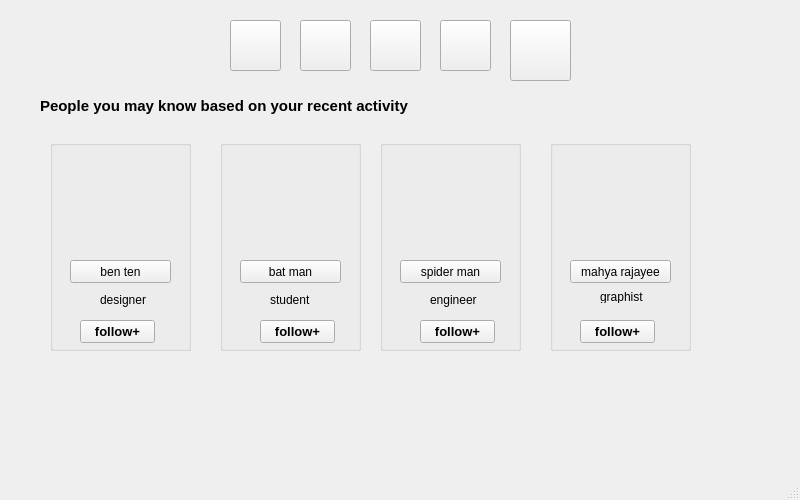
<?xml version="1.0" encoding="UTF-8"?>
<ui version="4.0">
 <class>MainWindow7</class>
 <widget class="QMainWindow" name="MainWindow7">
  <property name="geometry">
   <rect>
    <x>0</x>
    <y>0</y>
    <width>800</width>
    <height>500</height>
   </rect>
  </property>
  <property name="windowTitle">
   <string>MainWindow</string>
  </property>
  <widget class="QWidget" name="centralwidget">
   <widget class="QLabel" name="label">
    <property name="geometry">
     <rect>
      <x>40</x>
      <y>90</y>
      <width>391</width>
      <height>31</height>
     </rect>
    </property>
    <property name="font">
     <font>
      <pointsize>11</pointsize>
      <weight>75</weight>
      <bold>true</bold>
     </font>
    </property>
    <property name="text">
     <string>People you may know based on your recent activity</string>
    </property>
   </widget>
   <widget class="QPushButton" name="pushButton_3">
    <property name="geometry">
     <rect>
      <x>370</x>
      <y>20</y>
      <width>51</width>
      <height>51</height>
     </rect>
    </property>
    <property name="styleSheet">
     <string notr="true">background-image: url(:/new/prefix2/jobs.png);</string>
    </property>
    <property name="text">
     <string/>
    </property>
   </widget>
   <widget class="QPushButton" name="pushButton_8">
    <property name="geometry">
     <rect>
      <x>300</x>
      <y>20</y>
      <width>51</width>
      <height>51</height>
     </rect>
    </property>
    <property name="styleSheet">
     <string notr="true">background-image: url(:/new/prefix2/network.png);</string>
    </property>
    <property name="text">
     <string/>
    </property>
   </widget>
   <widget class="QPushButton" name="pushButton_4">
    <property name="geometry">
     <rect>
      <x>440</x>
      <y>20</y>
      <width>51</width>
      <height>51</height>
     </rect>
    </property>
    <property name="styleSheet">
     <string notr="true">background-image: url(:/new/prefix2/massage.png);</string>
    </property>
    <property name="text">
     <string/>
    </property>
   </widget>
   <widget class="QPushButton" name="pushButton_2">
    <property name="geometry">
     <rect>
      <x>230</x>
      <y>20</y>
      <width>51</width>
      <height>51</height>
     </rect>
    </property>
    <property name="styleSheet">
     <string notr="true">background-image: url(:/new/prefix1/home1.png);</string>
    </property>
    <property name="text">
     <string/>
    </property>
   </widget>
   <widget class="QGroupBox" name="groupBox">
    <property name="geometry">
     <rect>
      <x>50</x>
      <y>140</y>
      <width>141</width>
      <height>211</height>
     </rect>
    </property>
    <property name="title">
     <string/>
    </property>
    <widget class="QPushButton" name="pushButton">
     <property name="geometry">
      <rect>
       <x>30</x>
       <y>180</y>
       <width>75</width>
       <height>23</height>
      </rect>
     </property>
     <property name="font">
      <font>
       <pointsize>10</pointsize>
       <weight>75</weight>
       <bold>true</bold>
      </font>
     </property>
     <property name="text">
      <string>follow+</string>
     </property>
    </widget>
    <widget class="QLabel" name="label_2">
     <property name="geometry">
      <rect>
       <x>20</x>
       <y>20</y>
       <width>101</width>
       <height>101</height>
      </rect>
     </property>
     <property name="styleSheet">
      <string notr="true">background-image: url(:/new/prefix1/pe8.png);</string>
     </property>
     <property name="text">
      <string/>
     </property>
    </widget>
    <widget class="QPushButton" name="pushButton_6">
     <property name="geometry">
      <rect>
       <x>20</x>
       <y>120</y>
       <width>101</width>
       <height>23</height>
      </rect>
     </property>
     <property name="text">
      <string>ben ten</string>
     </property>
    </widget>
    <widget class="QLabel" name="label_3">
     <property name="geometry">
      <rect>
       <x>50</x>
       <y>150</y>
       <width>61</width>
       <height>20</height>
      </rect>
     </property>
     <property name="text">
      <string>designer</string>
     </property>
    </widget>
   </widget>
   <widget class="QGroupBox" name="groupBox_2">
    <property name="geometry">
     <rect>
      <x>220</x>
      <y>140</y>
      <width>141</width>
      <height>211</height>
     </rect>
    </property>
    <property name="title">
     <string/>
    </property>
    <widget class="QPushButton" name="pushButton_7">
     <property name="geometry">
      <rect>
       <x>40</x>
       <y>180</y>
       <width>75</width>
       <height>23</height>
      </rect>
     </property>
     <property name="font">
      <font>
       <pointsize>10</pointsize>
       <weight>75</weight>
       <bold>true</bold>
      </font>
     </property>
     <property name="text">
      <string>follow+</string>
     </property>
    </widget>
    <widget class="QLabel" name="label_4">
     <property name="geometry">
      <rect>
       <x>20</x>
       <y>20</y>
       <width>101</width>
       <height>101</height>
      </rect>
     </property>
     <property name="styleSheet">
      <string notr="true">background-image: url(:/new/prefix1/pet2.jpg);</string>
     </property>
     <property name="text">
      <string/>
     </property>
    </widget>
    <widget class="QPushButton" name="pushButton_9">
     <property name="geometry">
      <rect>
       <x>20</x>
       <y>120</y>
       <width>101</width>
       <height>23</height>
      </rect>
     </property>
     <property name="text">
      <string>bat man</string>
     </property>
    </widget>
    <widget class="QLabel" name="label_5">
     <property name="geometry">
      <rect>
       <x>50</x>
       <y>150</y>
       <width>71</width>
       <height>20</height>
      </rect>
     </property>
     <property name="text">
      <string>student</string>
     </property>
    </widget>
   </widget>
   <widget class="QGroupBox" name="groupBox_4">
    <property name="geometry">
     <rect>
      <x>380</x>
      <y>140</y>
      <width>141</width>
      <height>211</height>
     </rect>
    </property>
    <property name="title">
     <string/>
    </property>
    <widget class="QPushButton" name="pushButton_12">
     <property name="geometry">
      <rect>
       <x>40</x>
       <y>180</y>
       <width>75</width>
       <height>23</height>
      </rect>
     </property>
     <property name="font">
      <font>
       <pointsize>10</pointsize>
       <weight>75</weight>
       <bold>true</bold>
      </font>
     </property>
     <property name="text">
      <string>follow+</string>
     </property>
    </widget>
    <widget class="QLabel" name="label_8">
     <property name="geometry">
      <rect>
       <x>10</x>
       <y>20</y>
       <width>121</width>
       <height>101</height>
      </rect>
     </property>
     <property name="styleSheet">
      <string notr="true">background-image: url(:/new/prefix1/pet1.jpg);</string>
     </property>
     <property name="text">
      <string/>
     </property>
    </widget>
    <widget class="QPushButton" name="pushButton_13">
     <property name="geometry">
      <rect>
       <x>20</x>
       <y>120</y>
       <width>101</width>
       <height>23</height>
      </rect>
     </property>
     <property name="text">
      <string>spider man</string>
     </property>
    </widget>
    <widget class="QLabel" name="label_9">
     <property name="geometry">
      <rect>
       <x>50</x>
       <y>150</y>
       <width>61</width>
       <height>20</height>
      </rect>
     </property>
     <property name="text">
      <string>engineer</string>
     </property>
    </widget>
   </widget>
   <widget class="QGroupBox" name="groupBox_7">
    <property name="geometry">
     <rect>
      <x>550</x>
      <y>140</y>
      <width>141</width>
      <height>211</height>
     </rect>
    </property>
    <property name="title">
     <string/>
    </property>
    <widget class="QPushButton" name="pushButton_18">
     <property name="geometry">
      <rect>
       <x>30</x>
       <y>180</y>
       <width>75</width>
       <height>23</height>
      </rect>
     </property>
     <property name="font">
      <font>
       <pointsize>10</pointsize>
       <weight>75</weight>
       <bold>true</bold>
      </font>
     </property>
     <property name="text">
      <string>follow+</string>
     </property>
    </widget>
    <widget class="QLabel" name="label_14">
     <property name="geometry">
      <rect>
       <x>20</x>
       <y>20</y>
       <width>101</width>
       <height>101</height>
      </rect>
     </property>
     <property name="styleSheet">
      <string notr="true">background-image: url(:/new/prefix1/pe8.png);</string>
     </property>
     <property name="text">
      <string/>
     </property>
    </widget>
    <widget class="QPushButton" name="pushButton_19">
     <property name="geometry">
      <rect>
       <x>20</x>
       <y>120</y>
       <width>101</width>
       <height>23</height>
      </rect>
     </property>
     <property name="text">
      <string>mahya rajayee</string>
     </property>
    </widget>
    <widget class="QLabel" name="label_15">
     <property name="geometry">
      <rect>
       <x>10</x>
       <y>150</y>
       <width>121</width>
       <height>20</height>
      </rect>
     </property>
     <property name="text">
      <string/>
     </property>
    </widget>
    <widget class="QLabel" name="label_6">
     <property name="geometry">
      <rect>
       <x>50</x>
       <y>150</y>
       <width>47</width>
       <height>13</height>
      </rect>
     </property>
     <property name="text">
      <string>graphist</string>
     </property>
    </widget>
   </widget>
   <widget class="QPushButton" name="pushButton_5">
    <property name="geometry">
     <rect>
      <x>510</x>
      <y>20</y>
      <width>61</width>
      <height>61</height>
     </rect>
    </property>
    <property name="styleSheet">
     <string notr="true">background-image: url(:/new/prefix1/ana1.jpg);</string>
    </property>
    <property name="text">
     <string/>
    </property>
   </widget>
  </widget>
  <widget class="QMenuBar" name="menubar">
   <property name="geometry">
    <rect>
     <x>0</x>
     <y>0</y>
     <width>800</width>
     <height>21</height>
    </rect>
   </property>
  </widget>
  <widget class="QStatusBar" name="statusbar"/>
 </widget>
 <resources/>
 <connections/>
</ui>
